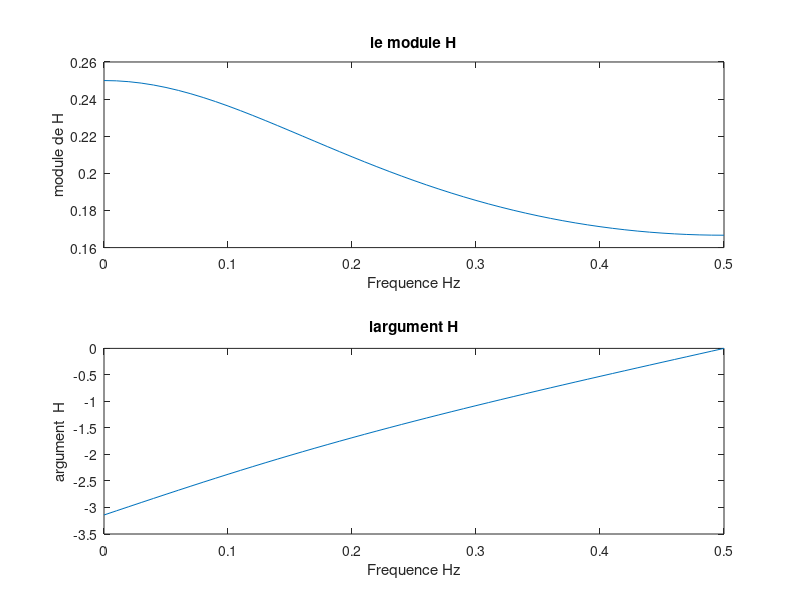
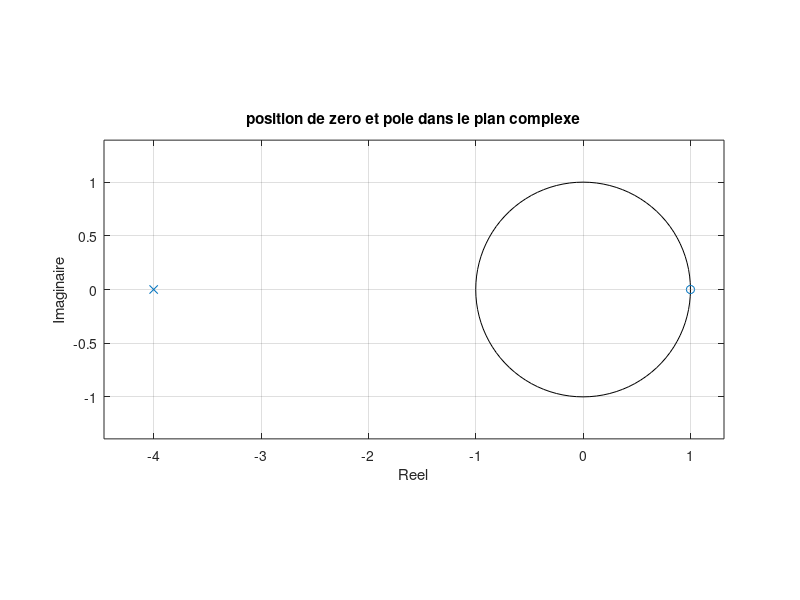

MATLAB code to generate these figures, in order:

close all;
clear all;

N=100;
Te=1;Fe=1/Te;

t=(0:N-1)*Te; f=(0:N/2)*Fe/N;

a= input ('a=');

num=[1];

den=[1-a];

imp= zeros(1,N); imp(1)=1;
ind=ones(1,N);

yimp(1)=imp(1);
for k=2:N,
    yimp(k)=imp(k)+ a*yimp(k-1);
end

figure(1)
subplot(211)
plot(t,yimp);
xlabel('temps');
ylabel('reponse imp');

yind(1)=ind(1);
for k=2:N,
    yind(k)=ind(k)+ a*yind(k-1);
end

subplot(212)
plot(t,yind);
xlabel('temps');
ylabel('reponse ind');


z = exp(2*pi*i*f*Te);
H = 1./(1-a*z.^-1);

%trace du module et de l'argument
figure
module= abs(H);
argument = angle(H);

%Module
subplot(2,1,1);
plot(f,module)
title('le module H');
xlabel ('Frequence Hz');
ylabel ('module de H');

%Argument

subplot(2,1,2);
plot(f,argument)
title('largument H');
xlabel ('Frequence Hz');
ylabel ('argument  H');

%pole et zeros

figure(3)
zplane(num,den)


title('position de zero et pole dans le plan complexe');
xlabel ('Reel');
ylabel ('Imaginaire');




